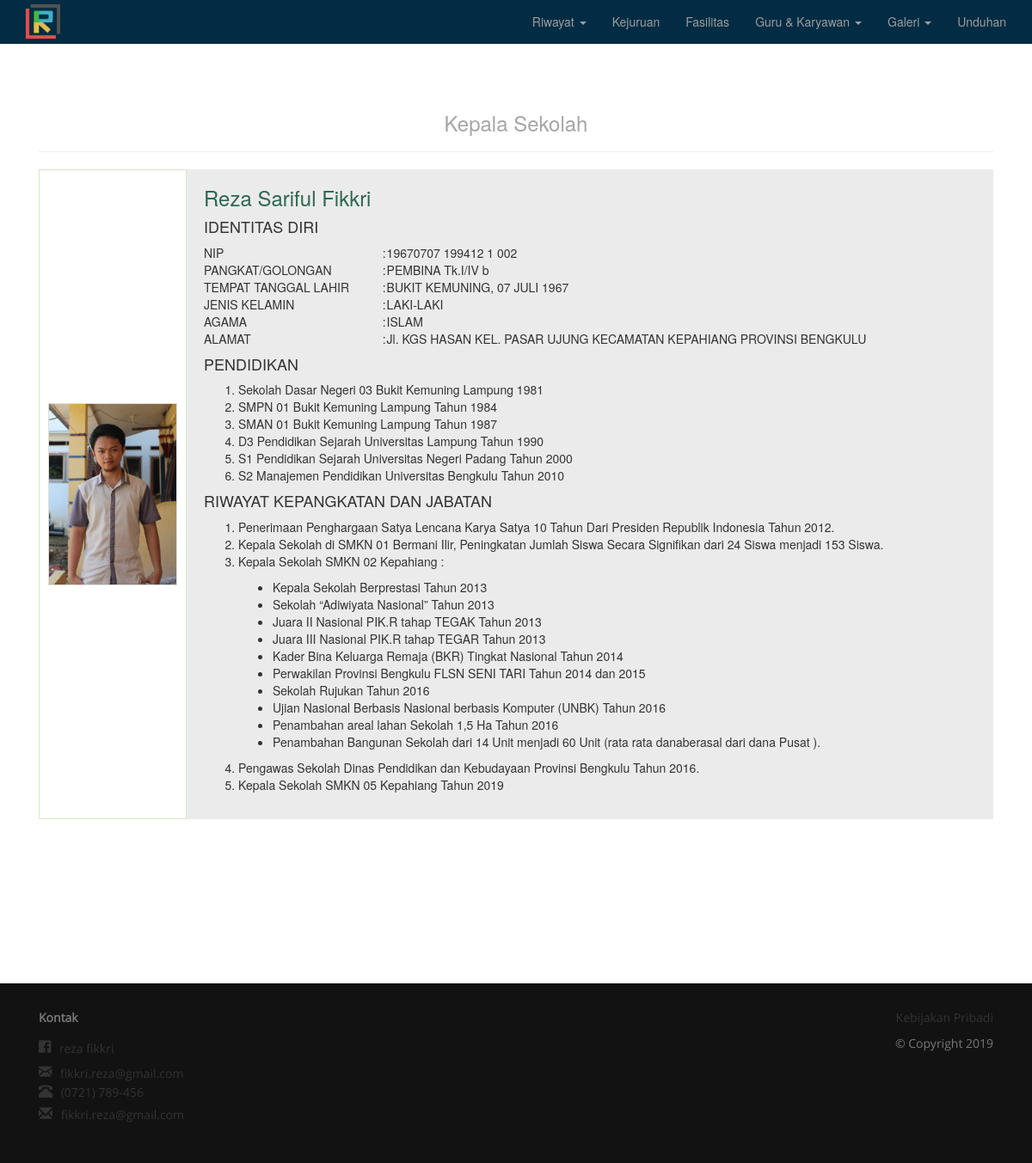
The page /index.php/profile/kepalaSekolah on the database its author committed.
### tables this page shows
CREATE TABLE `logo_sekolah` (
  `logo_sekolah_id` varchar(36) NOT NULL,
  `file_name` varchar(36) NOT NULL
);

CREATE TABLE `guru_staf` (
  `guru_staf_id` varchar(36) NOT NULL,
  `nama` varchar(50) NOT NULL,
  `jabatan` varchar(32) NOT NULL,
  `kategori` enum('guru','staf','kepala_sekolah') NOT NULL,
  `keterangan` text DEFAULT NULL,
  `url_fotoProfile` varchar(100) DEFAULT NULL
);

CREATE TABLE `kontak` (
  `kontak_id` varchar(36) NOT NULL,
  `no_telp` varchar(32) NOT NULL,
  `email` varchar(32) NOT NULL,
  `facebook` varchar(32) NOT NULL,
  `alamat` text NOT NULL
);

### application/libraries/Template.php (called while the page is built)
<?php if ( ! defined('BASEPATH')) exit('No direct script access allowed');
class Template {
		var $template_data = array();
		function set($name, $value)
		{
			$this->template_data[$name] = $value;
		}
		function load($template = '', $view = '' , $view_data = array(), $return = FALSE)
		{
			$ci = & get_instance();
			$this->set('contents', $ci->load->view($view, $view_data, TRUE));
			return $ci->load->view($template, $this->template_data, $return);
		}
}

### application/controllers/Profile.php (called while the page is built, shortened)
<?php
class profile extends CI_Controller {
	public function kepalaSekolah() {
		$data['kepala_sekolah'] = $this->kepala_sekolah->getKepalaSekolah()->row();
		$this->template->load('template','profile/kepalaSekolah',$data);
	}
}

### index.php (called while the page is built, shortened)
<?php
require_once BASEPATH.'core/CodeIgniter.php';

### application/models/Model_kepala_sekolah.php (called while the page is built, shortened)
<?php
class Model_kepala_sekolah extends CI_Model {
	public function getKepalaSekolah() {
		return $this->db->get_where('guru_staf',['kategori'=>'kepala_sekolah']);
	}
}

### application/models/Model_settings.php (called while the page is built, shortened)
<?php
class Model_settings extends CI_Model {
	public function tampilLogoSekolah() {
	    return $this->db->get('logo_sekolah');
	}
}

### application/helpers/get_logo_sekolah_in_all_page_helper.php (called while the page is built, shortened)
<?php if ( ! defined('BASEPATH')) exit('No direct script access allowed');
function getLogo() {
	$ci = & get_instance();
	$logo = $ci->settings->tampilLogoSekolah()->row_array();
    if($logo && file_exists("assets/img/logo sekolah/".$logo['file_name'])) {
        return base_url('assets/img/logo sekolah/'.$logo['file_name']);
    } else {
        return 'School Website';
    }
}

### application/models/Model_kontak.php (called while the page is built, shortened)
<?php
class Model_kontak extends CI_Model {
	public function getKontak() {
		return $this->db->get('kontak');
	}
}

### application/helpers/tampil_kontak_for_footer_helper.php (called while the page is built, shortened)
<?php if ( ! defined('BASEPATH')) exit('No direct script access allowed');
function get_kontak_for_footer() {
	$ci = & get_instance();
	return $ci->kontak->getKontak()->row();
}

### application/views/template.php (the view, shortened to what this page needs)
<!DOCTYPE html>
<html lang="en">
  <head>
    <link href="<?= base_url('assets/css/bootstrap.min.css'); ?>" rel="stylesheet">
    <link href="<?= base_url('assets/css/sisbw.css'); ?>" rel="stylesheet">
    <link rel="stylesheet" href="<?= base_url('assets/plugin/foundation-icons/foundation-icons.css'); ?>">
  </head>
  <body>
    <nav class="navbar navbar-inverse navbar-fixed-top">
      <div class="container">
        <div class="navbar-header">
          <?= anchor('home', '<img alt="School Website" width="40" class="lazy" data-src="'.getLogo().'" src="">', ['class'=>'navbar-brand']); ?>
        </div>
        <div id="navbar" class="navbar-collapse collapse">
          <ul class="nav navbar-nav navbar-right">
            <li class="dropdown">
              <a href="#" class="dropdown-toggle" data-toggle="dropdown" role="button" aria-haspopup="true" aria-expanded="false">Riwayat <span class="caret"></span></a>
            </li>
            <li><?= anchor('kejuruan','Kejuruan'); ?></li>
            <li><?= anchor('fasilitas','Fasilitas'); ?></li>
            <li class="dropdown">
              <a href="#" class="dropdown-toggle" data-toggle="dropdown" role="button" aria-haspopup="true" aria-expanded="false">Guru & Karyawan <span class="caret"></span></a>
            </li>
            <li class="dropdown">
              <a href="#" class="dropdown-toggle" data-toggle="dropdown" role="button" aria-haspopup="true" aria-expanded="false">Galeri <span class="caret"></span></a>
            </li>
            <li><?= anchor('downloadFile','Unduhan'); ?></li>
          </ul>
        </div>
      </div>
    </nav>
    <?= $contents; ?>
    <footer class="footer">
      <div class="container">
	        <div class="col-md-3 social">
              <p class="text-muted">Kontak</p>
              <ul>
                <li><span class="fi fi-social-facebook"></span> <?= get_kontak_for_footer()->facebook??''; ?></li>
                <li><span class="fi fi-mail"></span> <?= get_kontak_for_footer()->email??''; ?></li>
                <li><span class="glyphicon glyphicon-phone-alt"></span> <?= get_kontak_for_footer()->no_telp??''; ?></li>
                <li><span class="glyphicon glyphicon-envelope"></span> <?= get_kontak_for_footer()->email??''; ?></li>
              </ul>
	        </div>
	        <div class="col-md-2 col-md-offset-7">
	        	<p class="text-muted right"><?= anchor('home/privacyPolicy','Kebijakan Pribadi') ?></p>
            <p class="text-muted right">&copy; Copyright 2019</p>
	        </div>
        </div>
    </footer>
  </body>
</html>

### application/views/profile/kepalaSekolah.php
<div class="container cf">
	<div class="col-md-12 kepalaSekolah marginTop60px">
		<h3 class="judulAbuAbu alignCenter">Kepala Sekolah</h3>
		<hr>
		<div class="media">
		  <div class="media-left media-middle">
		  		<?php if(!empty(trim($kepala_sekolah->url_fotoProfile??''))) : ?>
		  		<img class="media-object" src="<?= $kepala_sekolah->url_fotoProfile??''; ?>" alt="">
		  		<?php else: ?>
		  		<img class="media-object" src="<?= base_url('assets/img/noImage.png'); ?>">
		  		<?php endif; ?>
		  </div>
		  <div class="media-body">
		    <h3 class="media-heading"><?= $kepala_sekolah->nama??''; ?></h3>
		    <?= $kepala_sekolah->keterangan??''; ?>
		  </div>
		</div>
	</div>
</div>

### assets/css/sisbw.css (style rules this page uses)
html { position: relative; min-height: 100%; }
body { padding-top: 50px; }
ul li { list-style-type: none; }
a { color: #333; }
footer { position: absolute; bottom: 0; width: 100%; background-color: #121212; padding: 30px 0; font-family: open_sansregular; z-index: 2; }
footer .text-muted.right { text-align: right; }
footer .social p { font-weight: bold; }
footer .social ul { padding: 0; }
footer .social span { font-size: 20px; margin-right: 6px; }
footer .social span.glyphicon { font-size: 16px; margin-bottom: 10px; }
table { width: 100%; }
h3.judulAbuAbu, h2.judulAbuAbu { color: #a5a5a5; }
.navbar-inverse { background-color: #022c43; border-bottom-color: #002336; }
.navbar-inverse .navbar-brand { padding-top: 5px; }
.navbar-inverse .navbar-brand img { width: 40px; }
.kepalaSekolah { margin-bottom: 400px; }
.media-left { border: 1px solid #d6e9c6; }
.media-body { background-color: #EBEBEB; padding: 20px; }
.kepalaSekolah .media-heading { color: #2D6750; }
.kepalaSekolah .media-body { text-align: justify; }
.kepalaSekolah .media-body ul li { list-style: inherit !important; }
.kepalaSekolah img { width: 150px; margin-left: 10px; border: 1px solid #ddd; }
.cf:before, .cf:after { content: " "; display: table; }
.cf:after { clear: both; }
.cf { *zoom: 1; }
.marginTop60px { margin-top: 60px; }
.alignCenter { text-align: center; }

### rows shown on the page
logo_sekolah: file_name (picture)
guru_staf: url_fotoProfile (picture), nama "Reza Sariful Fikkri", keterangan "IDENTITAS DIRI NIP : 19670707 199412 1 002 PANGKAT/GOLONGAN : PEMBINA Tk.I/IV b TEMPAT TANGGAL LAHIR : BUKIT KEMUNING, 07 JULI 1967 JENIS KELAMIN : LAKI-LAKI AGAMA : ISLAM ALAMAT : Jl. KGS HASAN KEL. PASAR UJUNG KECAMATAN KEPAHIANG PROVINSI BENGKULU PENDIDIKAN Sekolah Dasar Negeri 03 Bukit Kemuning Lampung 1981 SMPN 01 Bukit Kemuning Lampung Tahun 1984 SMAN 01 Bukit Kemuning Lampung Tahun 1987 D3 Pendidikan Sejarah Universitas Lampung Tahun 1990 S1 Pendidikan Sejarah Universitas Negeri Padang Tahun 2000 S2 Manajemen Pendidikan Universitas Bengkulu Tahun 2010 RIWAYAT KEPANGKATAN DAN JABATAN Penerimaan Penghargaan Satya Lencana Karya Satya 10 Tahun Dari Presiden Republik Indonesia Tahun 2012.…"
kontak: facebook "reza fikkri", email "fikkri.reza@gmail.com", no_telp "(0721) 789-456"

### other values the page prints
anchor('kejuruan','Kejuruan') "Kejuruan"
anchor('fasilitas','Fasilitas') "Fasilitas"
anchor('downloadFile','Unduhan') "Unduhan"
anchor('home/privacyPolicy','Kebijakan Pribadi') "Kebijakan Pribadi"
